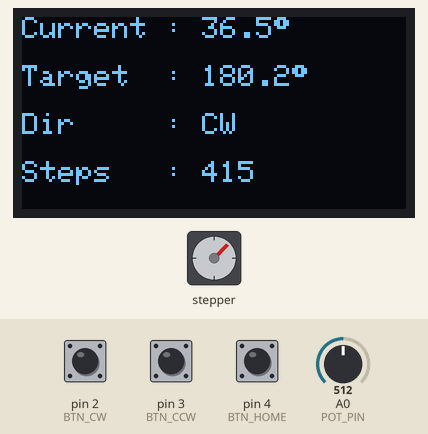
Recording of a sketch running on a simulated Arduino Uno, built with avr-gcc and run on an emulated ATmega328P. On the bench: 128×64 one-colour display, stepper motor. Inputs (shaded band) come from the test bench; at power-on: A0 (POT_PIN) = 512, pin 2 (BTN_CW) HIGH, pin 3 (BTN_CCW) HIGH, pin 4 (BTN_HOME) HIGH. Stepper angles assume 4096 steps per turn; what the sketch prints to the serial monitor is not drawn.

Above: at 3.2 s.
3.3 s: A0 (POT_PIN) set to 122
At 4.9 s:
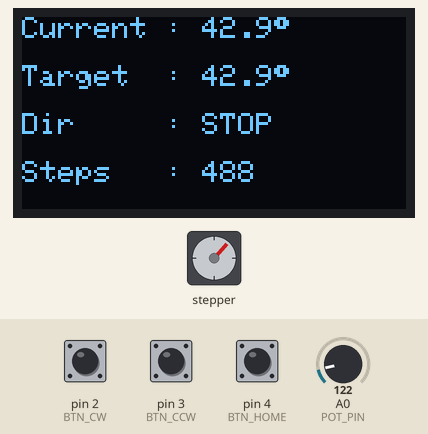
5.2 s: A0 (POT_PIN) set to 306
At 7.4 s:
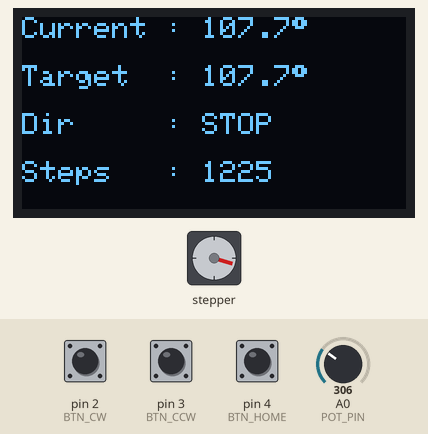
8.0 s: A0 (POT_PIN) set to 900
At 10.04 s:
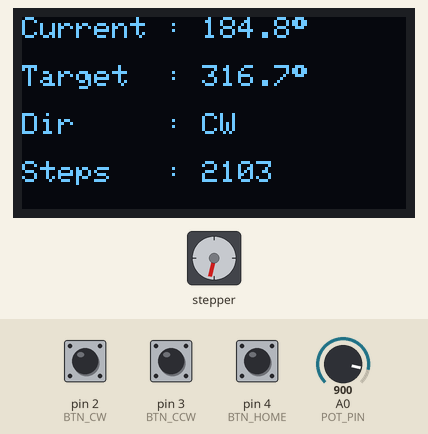
10.3 s: A0 (POT_PIN) set to 0
At 11.38 s:
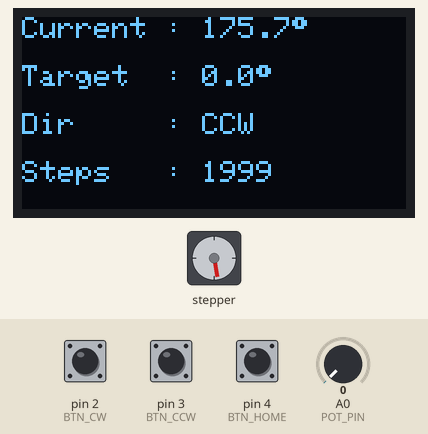
13.0 s: A0 (POT_PIN) set to 716
At 13.38 s:
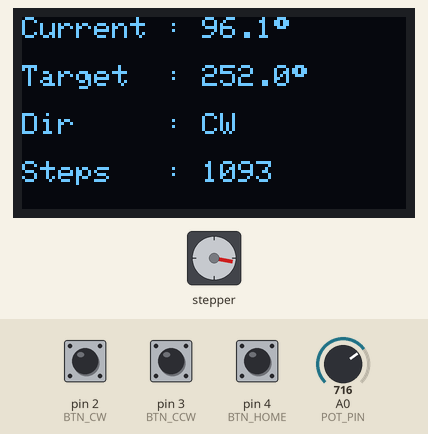
16.0 s: A0 (POT_PIN) set to 1023
At 17.66 s:
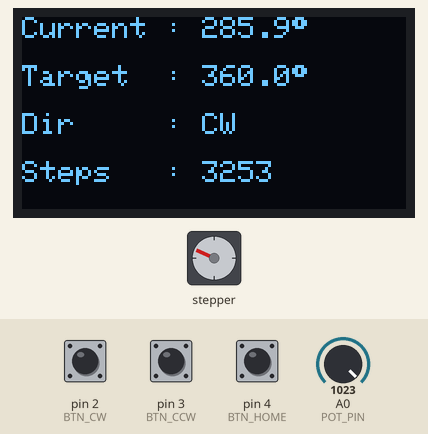
Timing chart, 0 to 19.3 s (numbered marks = the images above; inputs shaded):
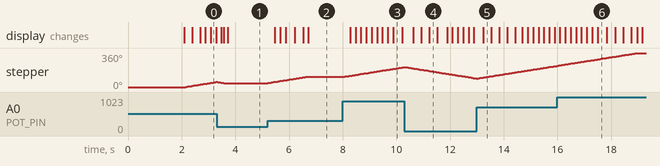

The sketch:

stepper-positioner.ino
```cpp
/*
===========================================================
 IIT Jammu Summer School 2026
 Project 9 : Stepper Motor Precision Positioner
===========================================================
*/

#include <Wire.h>
#include <Adafruit_GFX.h>
#include <Adafruit_SSD1306.h>
#include <Stepper.h>

#define SCREEN_WIDTH 128
#define SCREEN_HEIGHT 64

Adafruit_SSD1306 display(SCREEN_WIDTH, SCREEN_HEIGHT, &Wire, -1);

//------------------------------------------------------
// Stepper
//------------------------------------------------------

const int STEPS_PER_REV = 4096;

Stepper stepper(
  STEPS_PER_REV,
  8,
  9,
  10,
  11
);

//------------------------------------------------------
// Pins
//------------------------------------------------------

const int POT_PIN = A0;

const int BTN_CW   = 2;
const int BTN_CCW  = 3;
const int BTN_HOME = 4;

//------------------------------------------------------
// Variables
//------------------------------------------------------

long currentSteps = 0;
long targetSteps  = 0;

float currentAngle = 0;
float targetAngle  = 0;

String directionText = "STOP";

unsigned long lastOLED = 0;
unsigned long lastSerial = 0;

const unsigned long OLED_INTERVAL = 200;
const unsigned long SERIAL_INTERVAL = 1000;

//------------------------------------------------------
// Debounce
//------------------------------------------------------

bool lastCW = HIGH;
bool lastCCW = HIGH;
bool lastHOME = HIGH;

unsigned long debounceCW = 0;
unsigned long debounceCCW = 0;
unsigned long debounceHOME = 0;

const int debounceDelay = 50;

//------------------------------------------------------
// Function Prototypes
//------------------------------------------------------

void readPot();
void checkButtons();
void moveMotor();
void updateOLED();
void printSerial();

//------------------------------------------------------
// Setup
//------------------------------------------------------

void setup()
{
    Serial.begin(9600);

    pinMode(BTN_CW, INPUT_PULLUP);
    pinMode(BTN_CCW, INPUT_PULLUP);
    pinMode(BTN_HOME, INPUT_PULLUP);

    stepper.setSpeed(12);

    if(!display.begin(SSD1306_SWITCHCAPVCC,0x3C))
    {
        Serial.println("OLED Failed");

        while(1);
    }

    display.clearDisplay();

    display.setTextSize(1);
    display.setTextColor(SSD1306_WHITE);

    display.setCursor(12,18);
    display.println("Project 9");

    display.setCursor(0,35);
    display.println("Stepper Positioner");

    display.display();

    delay(2000);

    display.clearDisplay();
    display.display();
}

//------------------------------------------------------
// Potentiometer
//------------------------------------------------------

void readPot()
{
    int value = analogRead(POT_PIN);

    targetAngle = (value / 1023.0) * 360.0;

    targetSteps = (targetAngle / 360.0) * STEPS_PER_REV;
}

//------------------------------------------------------
// Buttons
//------------------------------------------------------

void checkButtons()
{

    bool cw = digitalRead(BTN_CW);
    bool ccw = digitalRead(BTN_CCW);
    bool home = digitalRead(BTN_HOME);

    //---------------- CW ----------------

    if(cw != lastCW)
        debounceCW = millis();

    if((millis()-debounceCW)>debounceDelay)
    {
        if(lastCW==HIGH && cw==LOW)
        {
            targetSteps += 512;

            if(targetSteps>STEPS_PER_REV)
                targetSteps = STEPS_PER_REV;

            targetAngle =
            (targetSteps*360.0)/STEPS_PER_REV;
        }
    }

    lastCW = cw;

    //---------------- CCW ----------------

    if(ccw != lastCCW)
        debounceCCW = millis();

    if((millis()-debounceCCW)>debounceDelay)
    {
        if(lastCCW==HIGH && ccw==LOW)
        {
            targetSteps -= 512;

            if(targetSteps<0)
                targetSteps = 0;

            targetAngle =
            (targetSteps*360.0)/STEPS_PER_REV;
        }
    }

    lastCCW = ccw;

    //---------------- HOME ----------------

    if(home != lastHOME)
        debounceHOME = millis();

    if((millis()-debounceHOME)>debounceDelay)
    {
        if(lastHOME==HIGH && home==LOW)
        {
            targetSteps = 0;
            targetAngle = 0;
        }
    }

    lastHOME = home;
}

//------------------------------------------------------
// Motor Movement
//------------------------------------------------------

void moveMotor()
{

    if(currentSteps < targetSteps)
    {
        stepper.step(1);

        currentSteps++;

        directionText = "CW";
    }

    else if(currentSteps > targetSteps)
    {
        stepper.step(-1);

        currentSteps--;

        directionText = "CCW";
    }

    else
    {
        directionText = "STOP";
    }

    currentAngle =
    (currentSteps * 360.0) / STEPS_PER_REV;
}

//------------------------------------------------------
// OLED
//------------------------------------------------------

void updateOLED()
{

    display.clearDisplay();

    display.setTextSize(1);

    display.setCursor(0,0);
    display.print("Current : ");
    display.print(currentAngle,1);
    display.println((char)247);

    display.setCursor(0,16);
    display.print("Target  : ");
    display.print(targetAngle,1);
    display.println((char)247);

    display.setCursor(0,32);
    display.print("Dir     : ");
    display.println(directionText);

    display.setCursor(0,48);
    display.print("Steps   : ");
    display.print(currentSteps);

    display.display();
}

//------------------------------------------------------
// Serial Monitor
//------------------------------------------------------

void printSerial()
{

    Serial.print("Current = ");
    Serial.print(currentAngle,1);

    Serial.print(" deg | Target = ");
    Serial.print(targetAngle,1);

    Serial.print(" deg | Dir = ");
    Serial.print(directionText);

    Serial.print(" | Steps = ");
    Serial.println(currentSteps);

}

//------------------------------------------------------
// Main Loop
//------------------------------------------------------

void loop()
{

    readPot();

    checkButtons();

    moveMotor();

    if(millis() - lastOLED >= OLED_INTERVAL)
    {
        lastOLED = millis();
        updateOLED();
    }

    if(millis() - lastSerial >= SERIAL_INTERVAL)
    {
        lastSerial = millis();
        printSerial();
    }

}
```

Measured:
- after the input at 3.3 s, the display: first differs from a run without the input after 0.27 s (image 1 shows a later state)
- after the input at 5.2 s, stepper: turns 65° clockwise in 1.4 s, starting at once; the display: first changes after 0.28 s (image 2 shows a later state)
- after the input at 8.0 s, stepper: keeps turning clockwise at about 46°/s, starting at once; the display: first changes after 0.28 s (image 3 shows a later state)
- after the input at 10.3 s, the display: first changes after 0.32 s (image 4 shows a later state)
- after the input at 13.0 s, the display: changes after 0.23 s (image 5)
